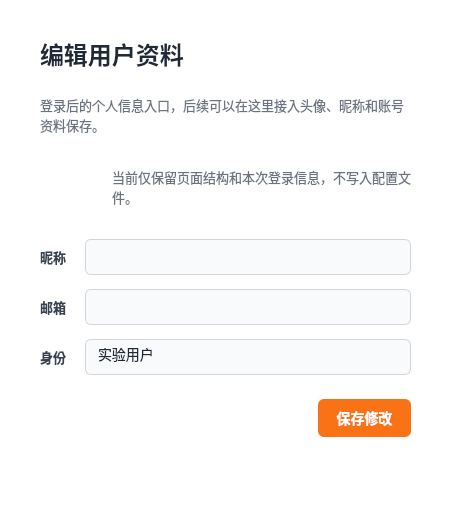
<?xml version="1.0" encoding="UTF-8"?>
<ui version="4.0">
 <class>ProfilePage</class>
 <widget class="QWidget" name="ProfilePage">
  <property name="styleSheet">
   <string notr="true">QWidget#ProfilePage {
    background: #FFFFFF;
}

QLabel#titleLabel {
    color: #1F2937;
    font-size: 24px;
    font-weight: 700;
}

QLabel#subtitleLabel,
QLabel#hintLabel {
    color: #6B7280;
    font-size: 13px;
}

QLabel#avatarPreview {
    background: transparent;
    border: none;
    color: #FFFFFF;
    font-size: 22px;
    font-weight: 700;
}

QLabel#fieldLabel,
QLabel#fieldLabel_2,
QLabel#fieldLabel_3 {
    color: #374151;
    font-size: 13px;
    font-weight: 600;
}

QLineEdit {
    background: #F9FAFB;
    border: 1px solid #D1D5DB;
    border-radius: 6px;
    color: #1F2937;
    font-size: 14px;
    padding: 8px 10px;
}

QPushButton#saveButton {
    background: #F97316;
    border-radius: 6px;
    color: #FFFFFF;
    font-size: 14px;
    font-weight: 600;
    padding: 8px 18px;
}

QPushButton#saveButton:hover {
    background: #EA580C;
}</string>
  </property>
  <layout class="QVBoxLayout" name="rootLayout">
   <property name="leftMargin">
    <number>40</number>
   </property>
   <property name="topMargin">
    <number>36</number>
   </property>
   <property name="rightMargin">
    <number>40</number>
   </property>
   <property name="bottomMargin">
    <number>36</number>
   </property>
   <property name="spacing">
    <number>24</number>
   </property>
   <item>
    <widget class="QLabel" name="titleLabel">
     <property name="text">
      <string>编辑用户资料</string>
     </property>
    </widget>
   </item>
   <item>
    <widget class="QLabel" name="subtitleLabel">
     <property name="text">
      <string>登录后的个人信息入口，后续可以在这里接入头像、昵称和账号资料保存。</string>
     </property>
     <property name="wordWrap">
      <bool>true</bool>
     </property>
    </widget>
   </item>
   <item>
    <layout class="QHBoxLayout" name="headerLayout">
     <property name="spacing">
      <number>16</number>
     </property>
     <item>
      <widget class="QLabel" name="avatarPreview">
       <property name="minimumSize">
        <size>
         <width>56</width>
         <height>56</height>
        </size>
       </property>
       <property name="maximumSize">
        <size>
         <width>56</width>
         <height>56</height>
        </size>
       </property>
       <property name="text">
        <string>我</string>
       </property>
       <property name="alignment">
        <set>Qt::AlignmentFlag::AlignCenter</set>
       </property>
      </widget>
     </item>
     <item>
      <widget class="QLabel" name="hintLabel">
       <property name="text">
        <string>当前仅保留页面结构和本次登录信息，不写入配置文件。</string>
       </property>
       <property name="wordWrap">
        <bool>true</bool>
       </property>
      </widget>
     </item>
    </layout>
   </item>
   <item>
    <layout class="QGridLayout" name="formLayout">
     <property name="horizontalSpacing">
      <number>18</number>
     </property>
     <property name="verticalSpacing">
      <number>14</number>
     </property>
     <item row="0" column="0">
      <widget class="QLabel" name="fieldLabel">
       <property name="text">
        <string>昵称</string>
       </property>
      </widget>
     </item>
     <item row="0" column="1">
      <widget class="QLineEdit" name="nicknameEdit"/>
     </item>
     <item row="1" column="0">
      <widget class="QLabel" name="fieldLabel_2">
       <property name="text">
        <string>邮箱</string>
       </property>
      </widget>
     </item>
     <item row="1" column="1">
      <widget class="QLineEdit" name="emailEdit">
       <property name="readOnly">
        <bool>true</bool>
       </property>
      </widget>
     </item>
     <item row="2" column="0">
      <widget class="QLabel" name="fieldLabel_3">
       <property name="text">
        <string>身份</string>
       </property>
      </widget>
     </item>
     <item row="2" column="1">
      <widget class="QLineEdit" name="roleEdit">
       <property name="text">
        <string>实验用户</string>
       </property>
      </widget>
     </item>
    </layout>
   </item>
   <item alignment="Qt::AlignmentFlag::AlignRight">
    <widget class="QPushButton" name="saveButton">
     <property name="text">
      <string>保存修改</string>
     </property>
    </widget>
   </item>
   <item>
    <spacer name="bottomSpacer">
     <property name="orientation">
      <enum>Qt::Orientation::Vertical</enum>
     </property>
     <property name="sizeHint" stdset="0">
      <size>
       <width>20</width>
       <height>40</height>
      </size>
     </property>
    </spacer>
   </item>
  </layout>
 </widget>
 <resources/>
 <connections/>
</ui>
